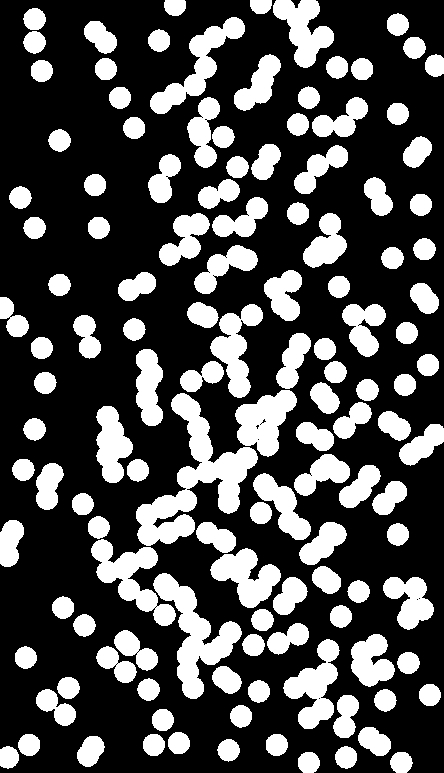
#> input picture DIP_hw3/image/fig4.jpg, 444 x 773 px
$ python IsolateParticle.py
#> lines starting #> are read from the running program, lines starting #| are printed output that depends on the picture; after the words box and inside, x2 and y2 are one past the last pixel; in counts of white or black regions, pixels touching at a corner belong together
import cv2
import numpy as np

img = cv2.imread('./image/fig4.jpg', 0)
#> img is the input picture: shape (773, 444); min 0, max 255, mean 76.2
_, img = cv2.threshold(img, 127, 255, cv2.THRESH_BINARY)
#> img: shape (773, 444); 29.9% white; 129 white regions, largest, box (x1, y1, x2, y2) and area: (136, 393, 258, 546) 6177, (153, 573, 242, 699) 3865, (91, 539, 176, 626) 2784

# hit in origin
kernel = cv2.getStructuringElement(cv2.MORPH_ELLIPSE, (21,21))
dst = cv2.erode(img, kernel)
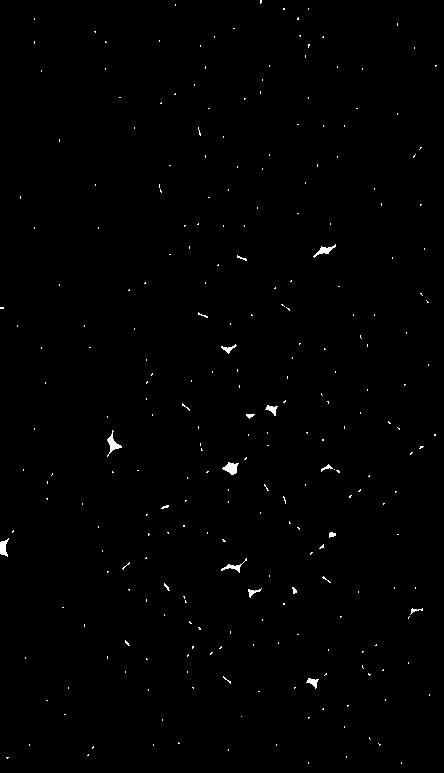
#> dst: shape (773, 444); 0.53% white; 268 white regions (253 under 20 px), largest, box (x1, y1, x2, y2) and area: (107, 430, 122, 457) 129, (222, 462, 239, 475) 128, (313, 244, 336, 258) 103

# get new SE
kernelC = cv2.getStructuringElement(cv2.MORPH_ELLIPSE, (25,25))
kernelC = 1 - kernelC
ker = np.ones((3,3), dtype = np.uint8)
kernelC = kernelC - cv2.erode(kernelC, ker)

# hit in complement
imgC = 255 - img
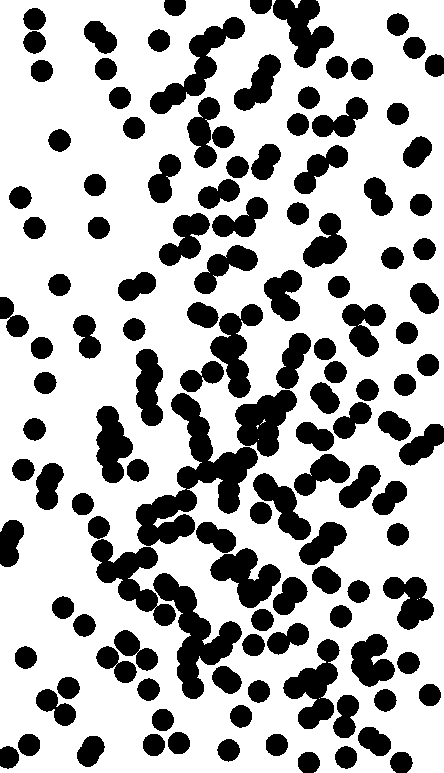
#> imgC: shape (773, 444); 70.1% white; 129 black regions, largest, box (x1, y1, x2, y2) and area: (136, 393, 258, 546) 6177, (153, 573, 242, 699) 3865, (91, 539, 176, 626) 2784
dstC = cv2.erode(imgC, kernelC)
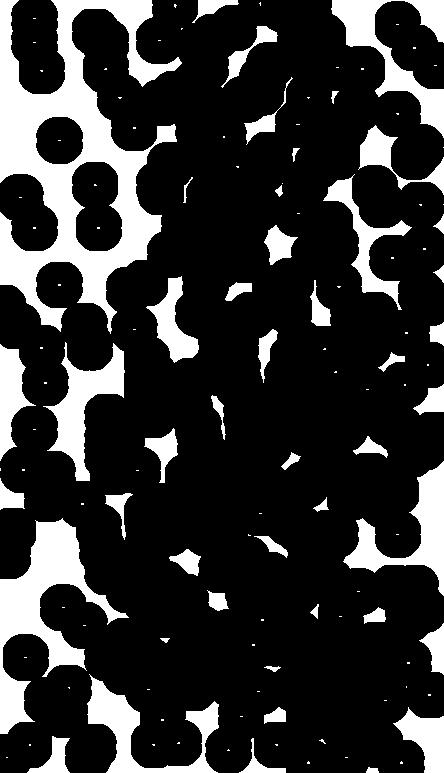
#> dstC: shape (773, 444); 19.9% white; 123 white regions (77 under 20 px), largest, box (x1, y1, x2, y2) and area: (0, 0, 182, 334) 22856, (0, 518, 129, 734) 8455, (331, 0, 444, 138) 4640

# anding and dilating
dst = cv2.bitwise_and(dst, dstC)
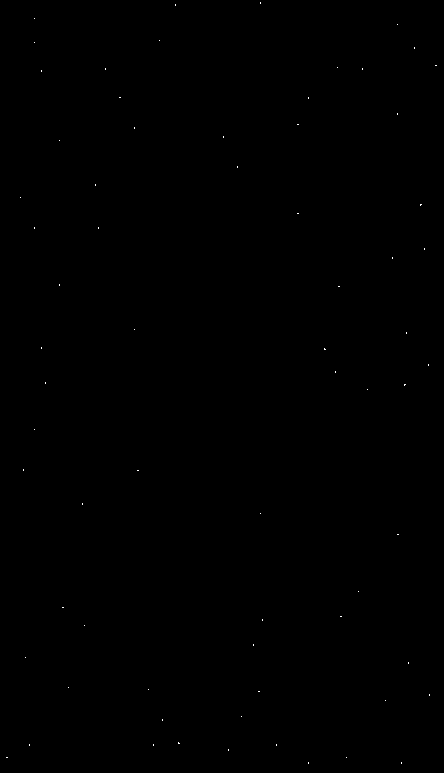
#> dst: shape (773, 444); 0.04% white in thin lines or dots
dst = cv2.dilate(dst, kernel)
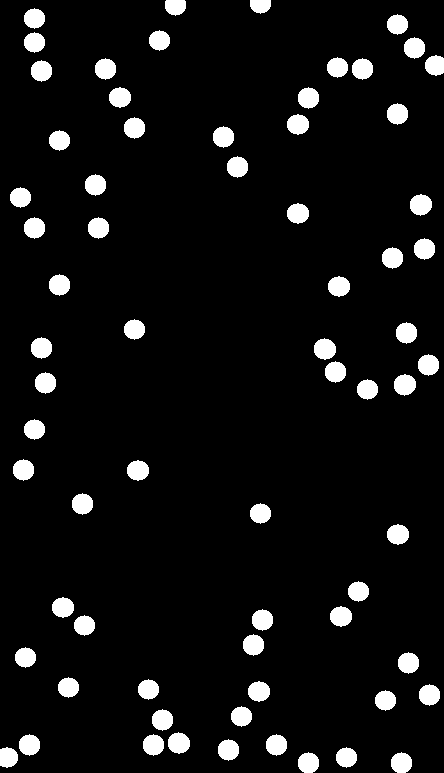
#> dst: shape (773, 444); 6.9% white; 69 white regions, largest, box (x1, y1, x2, y2) and area: (410, 194, 432, 216) 369, (314, 338, 336, 360) 369, (394, 374, 416, 396) 369
cv2.imwrite('./result/Overlapping.jpg', dst)

cv2.imwrite('./result/Non-overlapping.jpg', cv2.morphologyEx((img - dst), cv2.MORPH_OPEN, ker))
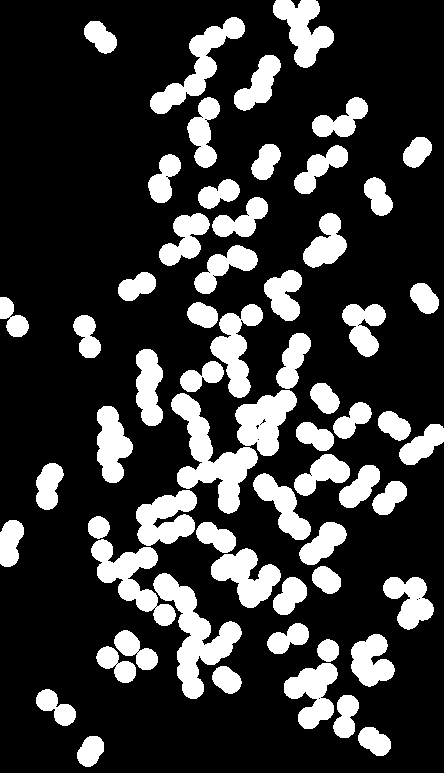
#> saved as Non-overlapping.jpg: shape (773, 444); 22.1% white; 62 white regions, largest, box (x1, y1, x2, y2) and area: (171, 393, 258, 514) 3876, (153, 573, 242, 699) 3865, (91, 539, 176, 626) 2782


# [22 lines of commented-out code are left out]
